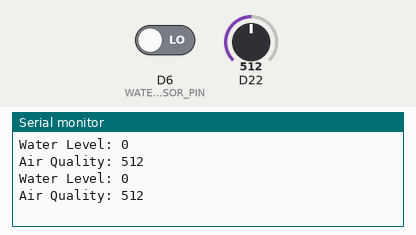
Bench run of a sketch on a simulated Arduino MKR. Parts: the last lines printed to the serial monitor. The test bench sets the inputs (shaded band); at power-on: D22 = 512, D6 (WATER_SENSOR_PIN) LOW.

Above: at 1.8 s.
1.9 s: D22 set to 716
At 2.8 s:
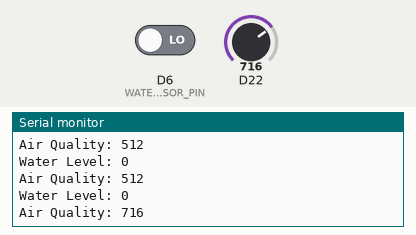
3.4 s: D6 (WATER_SENSOR_PIN) driven HIGH
4.9 s: D22 set to 900
At 5.4 s:
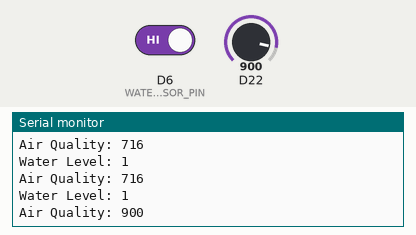
Timing chart, 0 to 7.9 s (numbered marks = the images above; inputs shaded):
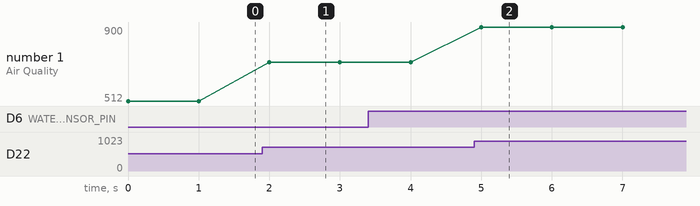

Measured:
- after the input at 1.9 s, the serial monitor: prints a new line after 0.10 s (image 1)
- after the input at 4.9 s, the serial monitor: prints a new line after 0.10 s (image 2)
- plotted number 1: 512 → 716 after the input at 1.9 s, 716 → 900 after the input at 4.9 s

The sketch:

WaterSensor.ino
```cpp
#include <Arduino_MKRIoTCarrier.h>


// Define pin numbers for your sensors
const int WATER_SENSOR_PIN = 6; // Replace with your water level sensor pin
const int AIR_SENSOR_PIN = 7;   // Replace with your air quality sensor pin

void setup() {
  // Initialize serial communication for debugging
  Serial.begin(9600);

  // Set sensor pins as inputs
  pinMode(WATER_SENSOR_PIN, INPUT);
  pinMode(AIR_SENSOR_PIN, INPUT);
}

void loop() {
  // Read water level sensor
  int waterLevel = digitalRead(WATER_SENSOR_PIN);

  // Read air quality sensor
  int airQuality = analogRead(AIR_SENSOR_PIN);

  // Print sensor readings in real-time
  Serial.print("Water Level: ");
  Serial.println(waterLevel);

  Serial.print("Air Quality: ");
  Serial.println(airQuality);

  // Add your logic and actions based on sensor readings here

  // Optional delay for slower reading updates (adjust as needed)
  delay(1000);
}
```
